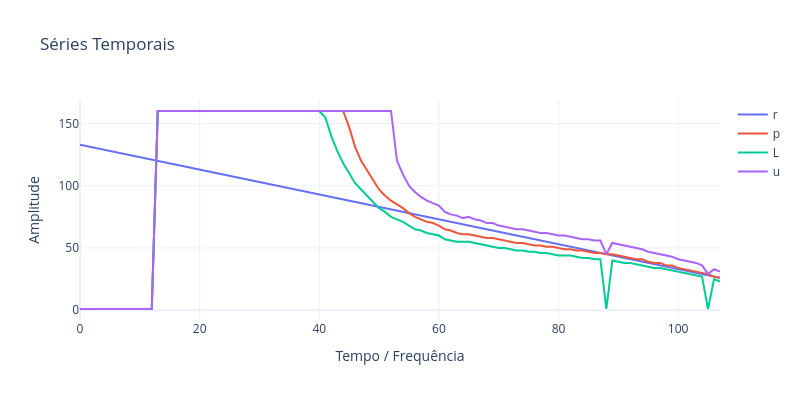

Notebook source saved alongside this figure:
### Code cell
params =  {'nI': 11, 'nR': 49, 'nO': 27, 'N1': 0.1, 'N2': 0.0001, 'N3': 0.001, 'τ': 23, 'mode': 'ahead', 'act': 'tanh'}
nI,nR,nO,N1,N2,N3,τ,mode,act= list(params.values())

X, Y = PrepareData(HI['PC1'].values,nI,nO,mode)
X, Z = PrepareData(sig,nI,nO,mode)
Y, Z = PrepareData(sig,nI,nO,mode)
#X, Y = dsi, dsi
#X = []

#for i in range(len(RS)-1):
#   X.append(RS.iloc[i:i+3,:].values.flatten())
#X = X[-len(Y):-2]
teda=AutoCloud(m=1.75,nI=nI,nR=nR,nO=nO,ηS=[N1,N2,N3],
               mode=mode,tau=τ,eol=0.75) 
teda.ref = len(sig) - nI
for j,_ in enumerate(X[:]):
    teda.run(X[j])
    #print(j,teda.alfa)

    #teda.RULSingle(Y[j])
    if j <85:
        teda.RULInterv(Y[j])
    else:
        teda.RULInterv(Y[j],show=True)
    teda.Adapt(Y[j],Z[j])
    

plot_DSI2(teda,ftrs=2,title='DSI - Granulation',ncol=2,mergeID=True)
PlotSeriesPLY(ySeries=[teda.rulR,teda.rulP,teda.rulL,teda.rulU],
              names = ['r','p','L','u'],w=800,h=400)
